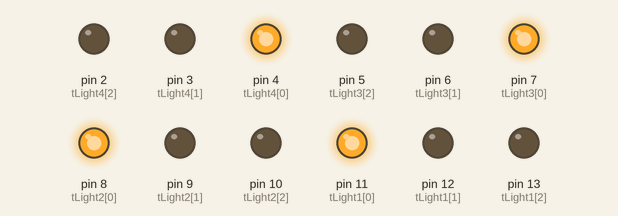
A sketch run on a simulated Arduino Uno, built with avr-gcc and run on an emulated ATmega328P. Parts: output pins drawn as LEDs (lit = HIGH).

Above: at 0.1 s.
At 7.9 s:
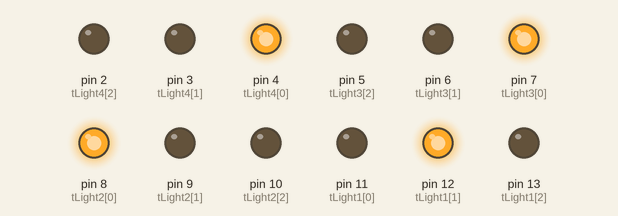
At 12.7 s:
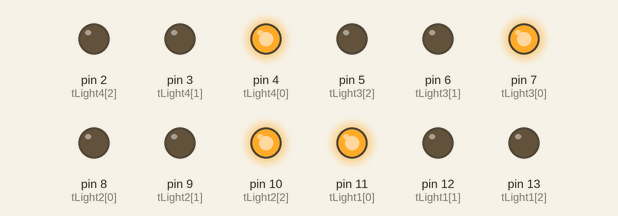
At 17.7 s:
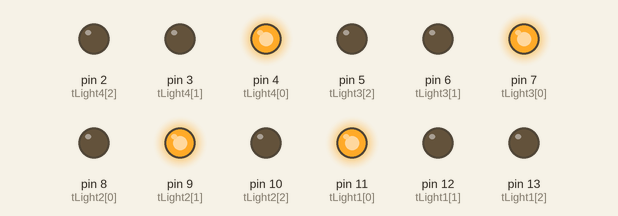
At 27.5 s:
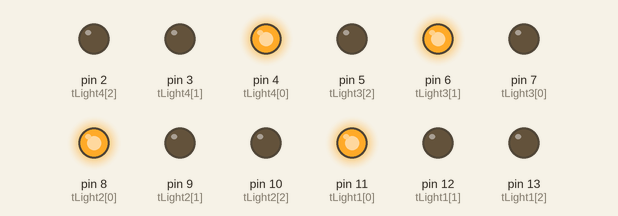
At 37.3 s:
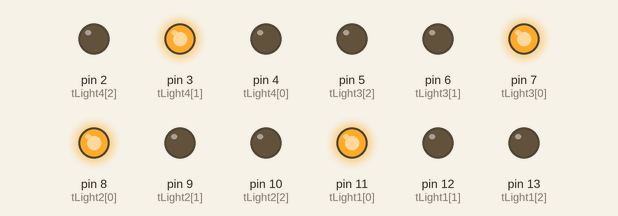
Timing chart, 0 to 40.0 s (numbered marks = the images above):
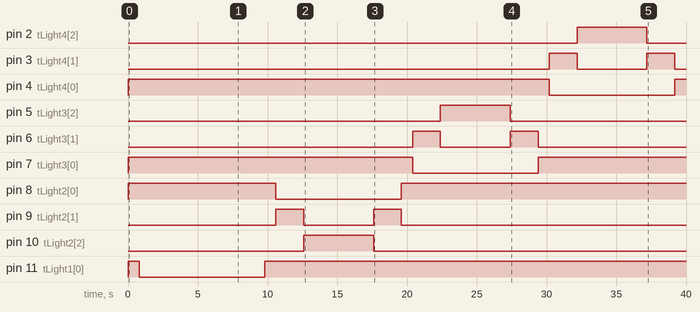

The sketch:

main.ino
```cpp
int tLight1[3] = {11, 12, 13};
int tLight2[3] = {8, 9, 10};
int tLight3[3] = {7, 6, 5};
int tLight4[3] = {4, 3, 2};

void setup()
{
  for (int i = 0; i < 3; i++) {
  	pinMode(tLight1[i], OUTPUT);
    pinMode(tLight2[i], OUTPUT);
    pinMode(tLight3[i], OUTPUT);
    pinMode(tLight4[i], OUTPUT);
  }

  digitalWrite(tLight1[0], HIGH);
  digitalWrite(tLight2[0], HIGH);
  digitalWrite(tLight3[0], HIGH);
  digitalWrite(tLight4[0], HIGH);
}

void loop()
{
  control(tLight1);
  control(tLight2);
  control(tLight3);
  control(tLight4);
}

void control(int pins[3]) {
  delay(800);
  digitalWrite(pins[0], LOW);
  digitalWrite(pins[1], HIGH);
  delay(2000);

  digitalWrite(pins[1], LOW);
  digitalWrite(pins[2], HIGH);
  delay(5000);

  digitalWrite(pins[1], HIGH);
  digitalWrite(pins[2], LOW);
  delay(2000);

  digitalWrite(pins[1], LOW);
  digitalWrite(pins[0], HIGH);
}
```

Measured:
- by itself, pin 2 (tLight4[2]): LOW → HIGH at 32.2 s, → LOW 5.0 s later
- by itself, pin 3 (tLight4[1]): LOW → HIGH at 30.2 s, → LOW 2.0 s later, → HIGH 5.0 s later, → LOW 2.0 s later, … (4 changes in this stretch)
- by itself, pin 4 (tLight4[0]): HIGH → LOW at 30.2 s, → HIGH 9.0 s later
- by itself, pin 5 (tLight3[2]): LOW → HIGH at 22.4 s, → LOW 5.0 s later
- by itself, pin 6 (tLight3[1]): LOW → HIGH at 20.4 s, → LOW 2.0 s later, → HIGH 5.0 s later, → LOW 2.0 s later, … (4 changes in this stretch)
- by itself, pin 7 (tLight3[0]): HIGH → LOW at 20.4 s, → HIGH 9.0 s later
- by itself, pin 8 (tLight2[0]): HIGH → LOW at 10.6 s, → HIGH 9.0 s later
- by itself, pin 9 (tLight2[1]), pin 12 (tLight1[1]): alternates HIGH for 2.0 s and LOW for 5.0 s, 4 changes in all, then stays LOW
